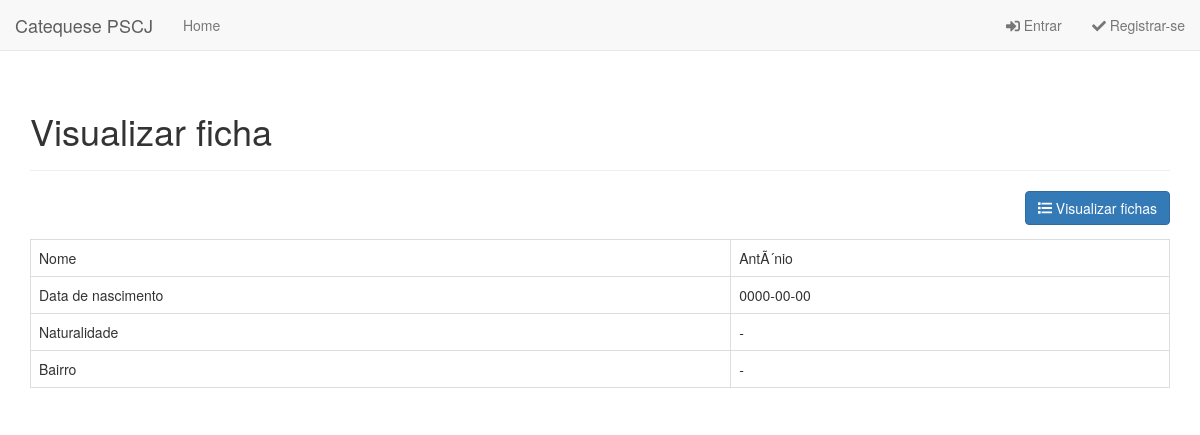
The app's page /visualiza_ficha.php?id=12, older data.
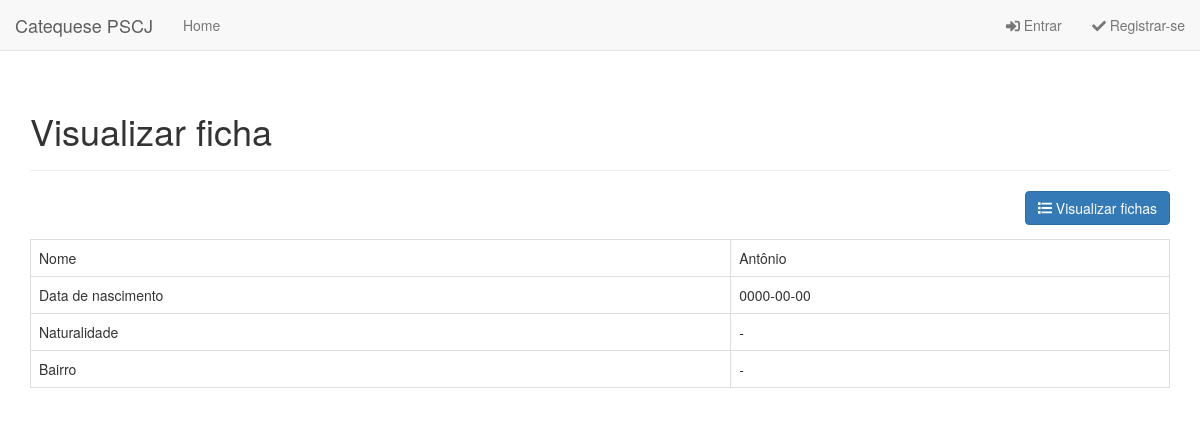
The same page, newer data.
### tables this page shows
CREATE TABLE `ficha` (
  `id` int(11) NOT NULL,
  `nome` varchar(128) NOT NULL,
  `data_nascimento` date NOT NULL,
  `naturalidade` varchar(32) NOT NULL,
  `endereco` varchar(128) NOT NULL,
  `bairro` varchar(32) NOT NULL,
  `cep` int(8) NOT NULL,
  `telefone` int(16) NOT NULL,
  `estudante` tinyint(1) NOT NULL,
  `colegio` varchar(32) NOT NULL,
  `batismo` tinyint(1) NOT NULL,
  `eucaristia` tinyint(1) NOT NULL,
  `data_batismo` date NOT NULL,
  `paroquia_batismo` varchar(128) NOT NULL,
  `nome_pai` varchar(128) NOT NULL,
  `nome_mae` varchar(128) NOT NULL,
  `telefone_celular_pai` int(16) NOT NULL,
  `telefone_celular_mae` int(16) NOT NULL,
  `telefone_residencial` int(16) NOT NULL,
  `pais_casados_igreja` tinyint(1) NOT NULL,
  `igreja_casamento` varchar(128) NOT NULL,
  `pais_vivem_juntos` tinyint(1) NOT NULL,
  `frequentam_comunidade` tinyint(1) NOT NULL,
  `ativos_paroquia` tinyint(1) NOT NULL,
  `tipo_participacao` varchar(128) NOT NULL,
  `outra_paroquia` varchar(128) NOT NULL,
  `turma_atual` varchar(32) NOT NULL,
  `turno` varchar(32) NOT NULL,
  `ano_inicio_turma` int(11) NOT NULL,
  `catequista_1` varchar(128) NOT NULL,
  `catequista_2` varchar(128) NOT NULL,
  `catequista_3` varchar(128) NOT NULL,
  `catequizando_frequente` tinyint(1) NOT NULL,
  `preenchimento_ficha` int(11) NOT NULL
);

### objects/ficha.php (called while the page is built, shortened)
<?php
class Ficha {
    private $conn;
    private $table_name = "ficha";
    public $id;
    public function __construct($db) {
        $this->conn = $db;
    }
    function readOne() {
        $query = "SELECT
                    nome, data_nascimento
                FROM
                    " . $this->table_name . "
                WHERE
                    id = ?
                LIMIT
                    0,1";
        $stmt = $this->conn->prepare( $query );
        $stmt->bindParam(1, $this->id);
        $stmt->execute();
        $row = $stmt->fetch(PDO::FETCH_ASSOC);
        $this->nome = $row['nome'];
        $this->data_nascimento = $row['data_nascimento'];
    }
}
?>

### visualiza_ficha.php (the view, shortened to what this page needs)
<?php
$id = isset($_GET['id']) ? $_GET['id'] : die('ERRO: Página inacessível.');
include_once 'objects/ficha.php';
$database = new Database();
$db = $database->getConnection();
$ficha = new Ficha($db);
$ficha->id = $id;
$ficha->readOne();
include_once "layout_header.php";
echo "<div class='right-button-margin'>";
    echo "<a href='index.php' class='btn btn-primary pull-right'>";
        echo "<span class='fas fa-list'></span> Visualizar fichas";
    echo "</a>";
echo "</div>";
echo "<table class='table table-hover table-responsive table-bordered'>";
    echo "<tr>";
        echo "<td>Nome</td>";
        echo "<td>{$ficha->nome}</td>";
    echo "</tr>";
    echo "<tr>";
        echo "<td>Data de nascimento</td>";
        echo "<td>{$ficha->data_nascimento}</td>";
    echo "</tr>";
    echo "<tr>";
        echo "<td>Naturalidade</td>";
        echo "<td>-</td>";
    echo "</tr>";
    echo "<tr>";
        echo "<td>Bairro</td>";
        echo "<td>-</td>";
    echo "</tr>";
echo "</table>";
include_once "layout_footer.php";
?>

Row changes from the older to the newer data that the page shows:
changed ficha: nome "AntÃ´nio" → "Antônio"
